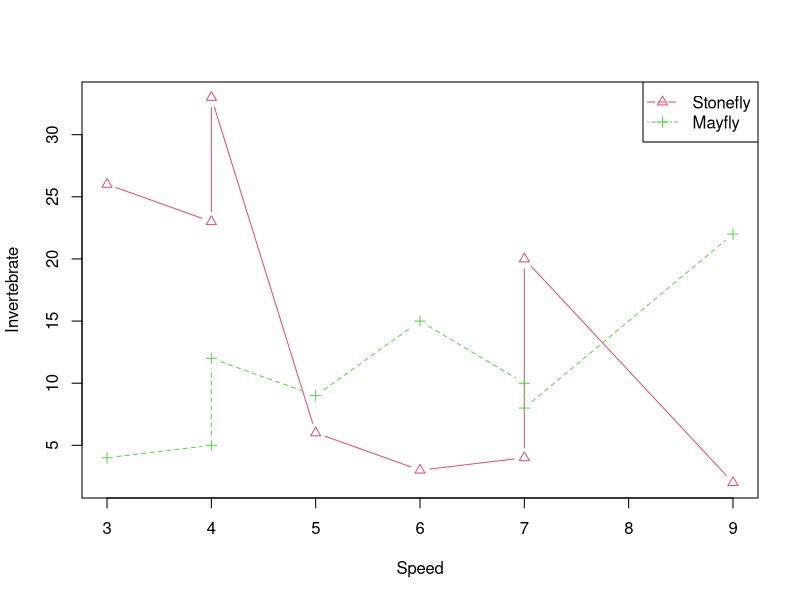

This figure's R source:
sfly<-c(26,23,33,6,3,4,20,2)
mfly<-c(4,5,12,9,15,10,8,22)
speed<-c(3,4,4,5,6,7,7,9)
ivert<-cbind(sfly,mfly)
dim(ivert)
ivert
spd<-cbind(speed)
spd
dim(spd)
ivert
matplot(spd,ivert,type='b',pch=c(2,3),col=c(2,3),xlab='Speed',ylab='Invertebrate')
legend(x='topright',legend=c('Stonefly','Mayfly'),col=c(2,3),pch=2:3,lty=5:3)
